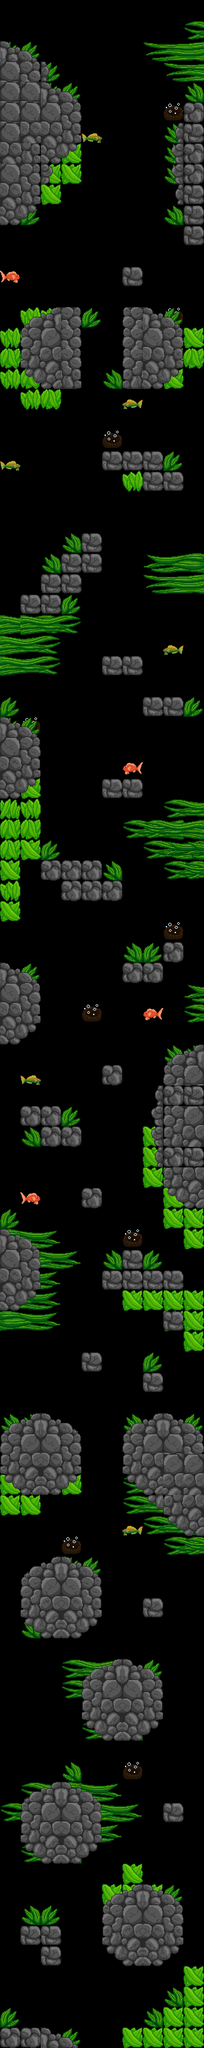

Below is a game level as drawn by its tile map, then a one-line description and the .tmx that defines it (tile-layer data replaced by summaries):
An orthogonal 10x100 tile map with 64x64 px tiles, 4 tile layers (volcanoes, seaweed, rocks, fish), 8 tilesets.

<map version="1.5" tiledversion="1.7.1" orientation="orthogonal" renderorder="right-down" width="10" height="100" tilewidth="64" tileheight="64" infinite="0" nextlayerid="6" nextobjectid="1">
 <editorsettings>
  <export target="level3.tmx" format="tmx" />
 </editorsettings>
 <tileset firstgid="1" source="rockwall.tsx" />
 <tileset firstgid="9" source="rocks2.tsx" />
 <tileset firstgid="13" source="longweed.tsx" />
 <tileset firstgid="17" source="seaweed2.tsx" />
 <tileset firstgid="18" source="seaweed.tsx" />
 <tileset firstgid="22" source="fish.tsx" />
 <tileset firstgid="26" source="bigfish.tsx" />
 <tileset firstgid="27" source="volcano.tsx" />
 <layer id="5" name="volcanoes" width="10" height="100">
  <data>[1000 cells, 9 non-empty, 1 distinct tile ids]</data>
 </layer>
 <layer id="3" name="seaweed" width="10" height="100">
  <data>[1000 cells, 151 non-empty, 8 distinct tile ids]</data>
 </layer>
 <layer id="2" name="rocks" width="10" height="100">
  <data>[1000 cells, 259 non-empty, 12 distinct tile ids]</data>
 </layer>
 <layer id="4" name="fish" width="10" height="100">
  <data>[1000 cells, 10 non-empty, 2 distinct tile ids]</data>
 </layer>
</map>
